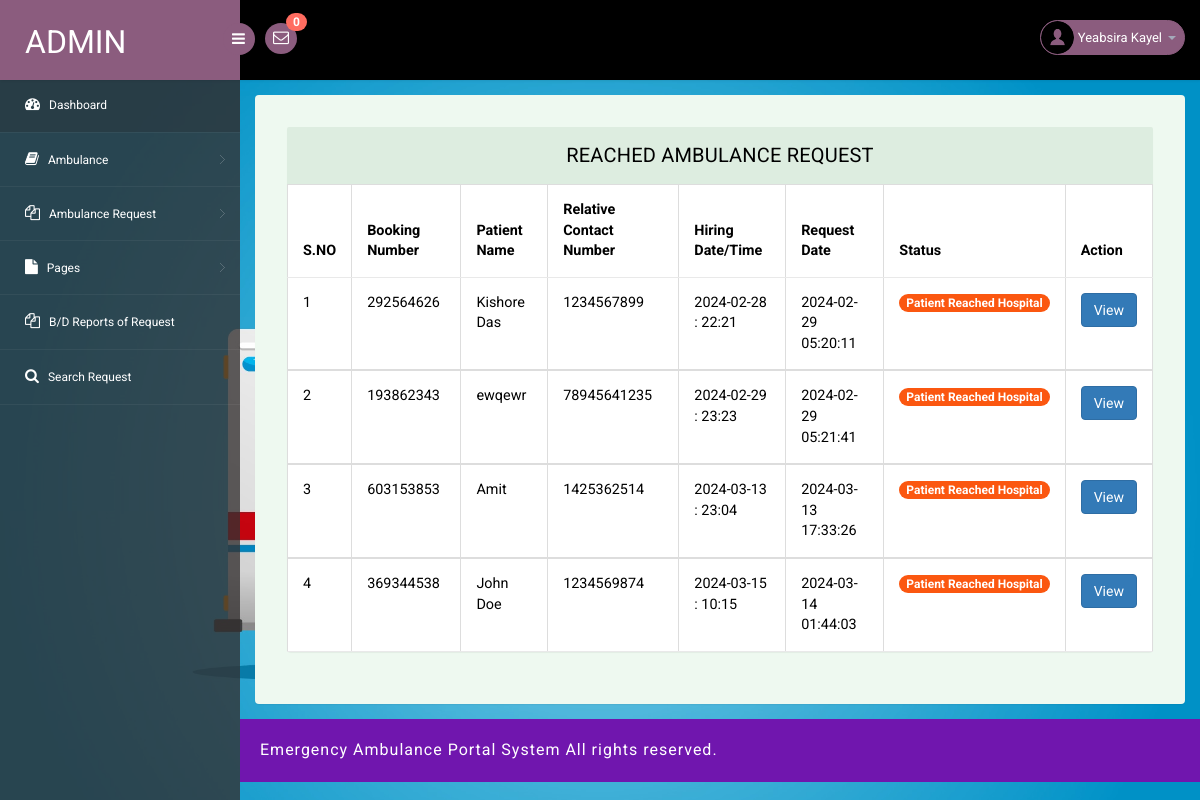
The app's page /eahp/admin/reached-ambulance-request.php (signed in) with its own data.
### tables this page shows
CREATE TABLE `tblambulancehiring` (
  `ID` int(11) NOT NULL,
  `BookingNumber` int(10) DEFAULT NULL,
  `PatientName` varchar(250) DEFAULT NULL,
  `RelativeName` varchar(250) DEFAULT NULL,
  `RelativeConNum` bigint(11) DEFAULT NULL,
  `HiringDate` varchar(250) DEFAULT NULL,
  `HiringTime` varchar(250) DEFAULT NULL,
  `AmbulanceType` int(5) DEFAULT NULL,
  `Address` mediumtext DEFAULT NULL,
  `City` mediumtext DEFAULT NULL,
  `State` mediumtext DEFAULT NULL,
  `Message` longtext DEFAULT NULL,
  `BookingDate` timestamp NULL DEFAULT current_timestamp(),
  `Remark` varchar(250) DEFAULT NULL,
  `Status` varchar(250) DEFAULT NULL,
  `AmbulanceRegNo` varchar(250) DEFAULT NULL,
  `UpdationDate` timestamp NULL DEFAULT NULL ON UPDATE current_timestamp()
);

### eahp/admin/reached-ambulance-request.php (the view, shortened to what this page needs)
<?php
include('includes/dbconnection.php');
if (strlen($_SESSION['eahpaid']==0)) {
  header('location:logout.php');
  } else{
?>
<!DOCTYPE html>
<head>
<link rel="stylesheet" href="css/bootstrap.min.css" >
<link href="css/style.css" rel='stylesheet' type='text/css' />
<link href="css/style-responsive.css" rel="stylesheet"/>
<link rel="stylesheet" href="css/font.css" type="text/css"/>
<link href="css/font-awesome.css" rel="stylesheet">
</head>
<body>
<section id="container">
<?php include_once('includes/header.php');?>
<?php include_once('includes/sidebar.php');?>
<section id="main-content">
	<section class="wrapper">
		<div class="table-agile-info">
 <div class="panel panel-default">
    <div class="panel-heading">
     Reached Ambulance Request
    </div>
    <div>
      <table class="table table-bordered">
        <thead>
          <tr>
            <th data-breakpoints="xs">S.NO</th>
            <th>Booking Number</th>
            <th>Patient Name</th>
            <th>Relative Contact Number</th>
            <th>Hiring Date/Time</th>
            <th>Request Date</th>
            <th>Status</th>
            <th data-breakpoints="xs">Action</th>
          </tr>
        </thead>
        <?php
$ret=mysqli_query($con,"select * from  tblambulancehiring  where tblambulancehiring.Status='Reached'");
$cnt=1;
$count=mysqli_num_rows($ret);
if($count>0){
while ($row=mysqli_fetch_array($ret)) {
?>
        <tbody>
          <tr data-expanded="true">
            <td><?php echo $cnt;?></td>
              <td><?php  echo $row['BookingNumber'];?></td>
              <td><?php  echo $row['PatientName'];?></td>
                  <td><?php  echo $row['RelativeConNum'];?></td>
                  <td><?php  echo $row['HiringDate'];?> : <?php  echo $row['HiringTime'];?></td>
                  <td><?php  echo $row['BookingDate'];?></td>
                                   <td> <?php   $pstatus=$row['Status'];
                 if($pstatus==""){ ?>
<span class="badge badge-info">New</span>
 <?php } elseif($pstatus=="Assigned"){ ?>
<span } class="badge badge-primary">Assigned</span>
 <?php } elseif($pstatus=="On the way"){ ?>
<span class="badge badge-primary">On the Way</span>
 <?php } elseif($pstatus=="Pickup"){ ?>
<span class="badge badge-success">Patient Pick</span>
 <?php } elseif($pstatus=="Reached"){ ?>
<span class="badge badge-success">Patient Reached Hospital</span>
 <?php } elseif($pstatus=="Rejected"){ ?>
<span class="badge badge-success">Rejected</span>
<?php } ?>
</td>
                  <td><a href="booking-details.php?id=<?php echo $row['ID'];?>&&bookingnum=<?php echo $row['BookingNumber'];?>" class="btn btn-primary">View</a></td>
                </tr>
                <?php
$cnt=$cnt+1;
} } else {?>
<tr>
  <th colspan="8" style="color:red">No Record Found</th>
</tr>
<?php } ?>
 </tbody>
            </table>
    </div>
  </div>
</div>
</section>
		 <?php include_once('includes/footer.php');?>
</section>
</section>
</body>
</html>
<?php }  ?>

### eahp/admin/includes/header.php (shortened to what this page needs)
<?php
include('includes/dbconnection.php');
?>
<header class="header fixed-top clearfix">
<div class="brand">
    <a href="dashboard.php" class="logo">
        Admin
    </a>
    <div class="sidebar-toggle-box">
        <div class="fa fa-bars"></div>
    </div>
</div>
<div class="nav notify-row" id="top_menu">
    <ul class="nav top-menu">
<?php
$ret1=mysqli_query($con,"select * from tblambulancehiring
 where   (tblambulancehiring.Status is null || tblambulancehiring.Status='')");
$num=mysqli_num_rows($ret1);
?>
        <li id="header_inbox_bar" class="dropdown">
            <a data-toggle="dropdown" class="dropdown-toggle" href="#">
                <i class="fa fa-envelope-o"></i>
                <span class="badge bg-important"><?php echo $num;?></span>
            </a>
        </li>
    </ul>
</div>
<div class="top-nav clearfix">
    <ul class="nav pull-right top-menu">
        <li class="dropdown">
            <a data-toggle="dropdown" class="dropdown-toggle" href="#">
                <?php
$adid=$_SESSION['eahpaid'];
$ret=mysqli_query($con,"select AdminName from tbladmin where ID='$adid'");
$row=mysqli_fetch_array($ret);
$name=$row['AdminName'];
?>
                <img alt="" src="images/2.png">
                <span class="username"><?php echo $name; ?></span>
                <b class="caret"></b>
            </a>
        </li>
    </ul>
</div>
</header>

### eahp/admin/css/style.css (style rules this page uses)
ul, ol { margin: 0; }
html, body { font-family: 'Roboto', sans-serif; font-size: 100%; overflow-x: hidden; background: url(../images/bg.jpg) no-repeat 0px 0px; background-size:cover; }
body a { transition: 0.5s all ease; -webkit-transition: 0.5s all ease; -moz-transition: 0.5s all ease; -o-transition: 0.5s all ease; -ms-transition: 0.5s all ease; text-decoration:none; }
ul,label { margin:0; padding:0; }
#main-content { margin-left:240px; -webkit-transition:all .3s ease-in-out; -moz-transition:all .3s ease-in-out; -o-transition:all .3s ease-in-out; transition:all .3s ease-in-out; }
.header { left:0; right:0; z-index:1002; background:#000; -webkit-transition:all .3s ease-in-out; -moz-transition:all .3s ease-in-out; -o-transition:all .3s ease-in-out; transition:all .3s ease-in-out; }
.fixed-top { position:fixed; box-shadow:1px 0 3px rgba(0,0,0,.15); }
.wrapper { display:inline-block; margin-top:80px; padding:15px; width:100%; }
.brand { background:#8b5c7e; float:left; width:240px; height:80px; position:relative; }
a.logo { font-size:32px; color:#fff; float:left; margin:20px 0 0 25px; text-transform:uppercase; }
#top_menu .nav>li,ul.top-menu>li { float:left; }
.notify-row { float:left; margin-top:23px; margin-left:25px; }
ul.top-menu { margin-right:15px; margin-top: 0; }
ul.top-menu > li > a { color: #fff; font-size: 16px; background: #8b5c7e; padding: 4px 8px; margin-right: 15px; border-radius: 50%; -webkit-border-radius: 50%; padding-right: 8px !important; }
.notify-row .badge { position:absolute; right:-10px; top:-10px; z-index:100; }
.top-nav { margin-top:20px; }
.top-nav img { border-radius:50%; -webkit-border-radius:50%; width:33px; }
.top-nav .username { font-size:13px; color:#fff; }
.top-nav ul.top-menu>li>a { border-radius: 100px; -webkit-border-radius: 100px; padding: 0px; background: none; margin-right: 0; border: 1px solid #8b5c7e; background: #8b5c7e; }
.top-nav ul.top-menu>li { margin-left:10px; }
.top-nav .nav .caret { border-bottom-color:#A4AABA; border-top-color:#A4AABA; }
.sidebar-toggle-box { float:left; margin-top:23px; margin-left:-15px; background:#8b5c7e; border-radius:50%; -webkit-border-radius:50%; width:32px; height:32px; position:absolute; right:-15px; }
.sidebar-toggle-box .fa-bars { cursor:pointer; display:inline-block; font-size:15px; padding:8px 8px 8px 9px; color:#fff; }
.panel-heading { position: relative; height: 57px; line-height: 57px; letter-spacing: 0.2px; color: #000; font-size: 18px; font-weight: 400; padding: 0 16px; background:#ddede0; border-top-right-radius: 2px; border-top-left-radius: 2px; text-transform: uppercase; text-align: center; }
.panel { border: none ! important; }
.table>thead>tr>th { border-bottom: 1px solid #e1ab91 ! important; }
.table>tbody>tr>td, .table>tbody>tr>th, .table>tfoot>tr>td, .table>tfoot>tr>th, .table>thead>tr>td, .table>thead>tr>th { border-bottom: 1px solid #e9e9e9 ! important; }
.table > thead > tr > th, .table > tbody > tr > th, .table > tfoot > tr > th, .table > thead > tr > td, .table > tbody > tr > td, .table > tfoot > tr > td { border-top: none !important; }
.badge-success { background-color: #fb5710; }
.table td, .table>tbody>tr>td, .table>tbody>tr>th, .table>tfoot>tr>td, .table>tfoot>tr>th, .table>thead>tr>td, .table>thead>tr>th { padding: 15px!important; }
.table > thead > tr > th, .table > tbody > tr > th, .table > tfoot > tr > th, .table > thead > tr > td, .table > tbody > tr > td, .table > tfoot > tr > td { font-size: 0.9em; color: #000; border-top: none !important; }
.table-agile-info { background: #eef9f0; padding: 2em; border-radius: 4px; -webkit-box-shadow: 0 1px 1px rgba(0,0,0,.05); box-shadow: 0 1px 1px rgba(0,0,0,.05); }
.panel-default>.panel-heading { color: #000000 ! important; background-color: #ddede0 ! important; border-color: #ddede0 ! important; font-size: 20px; }
.badge.bg-important { background: #ff6c60; }

### records on screen
tblambulancehiring: BookingNumber "292564626", PatientName "Kishore Das", RelativeConNum "1234567899", HiringDate "2024-02-28", HiringTime "22:21", BookingDate "2024-02-29 05:20:11", Status "Patient Reached Hospital"
tblambulancehiring: BookingNumber "193862343", PatientName "ewqewr", RelativeConNum "78945641235", HiringDate "2024-02-29", HiringTime "23:23", BookingDate "2024-02-29 05:21:41", Status "Patient Reached Hospital"
tblambulancehiring: BookingNumber "603153853", PatientName "Amit", RelativeConNum "1425362514", HiringDate "2024-03-13", HiringTime "23:04", BookingDate "2024-03-13 17:33:26", Status "Patient Reached Hospital"
tblambulancehiring: BookingNumber "369344538", PatientName "John Doe", RelativeConNum "1234569874", HiringDate "2024-03-15", HiringTime "10:15", BookingDate "2024-03-14 01:44:03", Status "Patient Reached Hospital"

### other values on screen
$num "0"
$name "Yeabsira Kayel"
